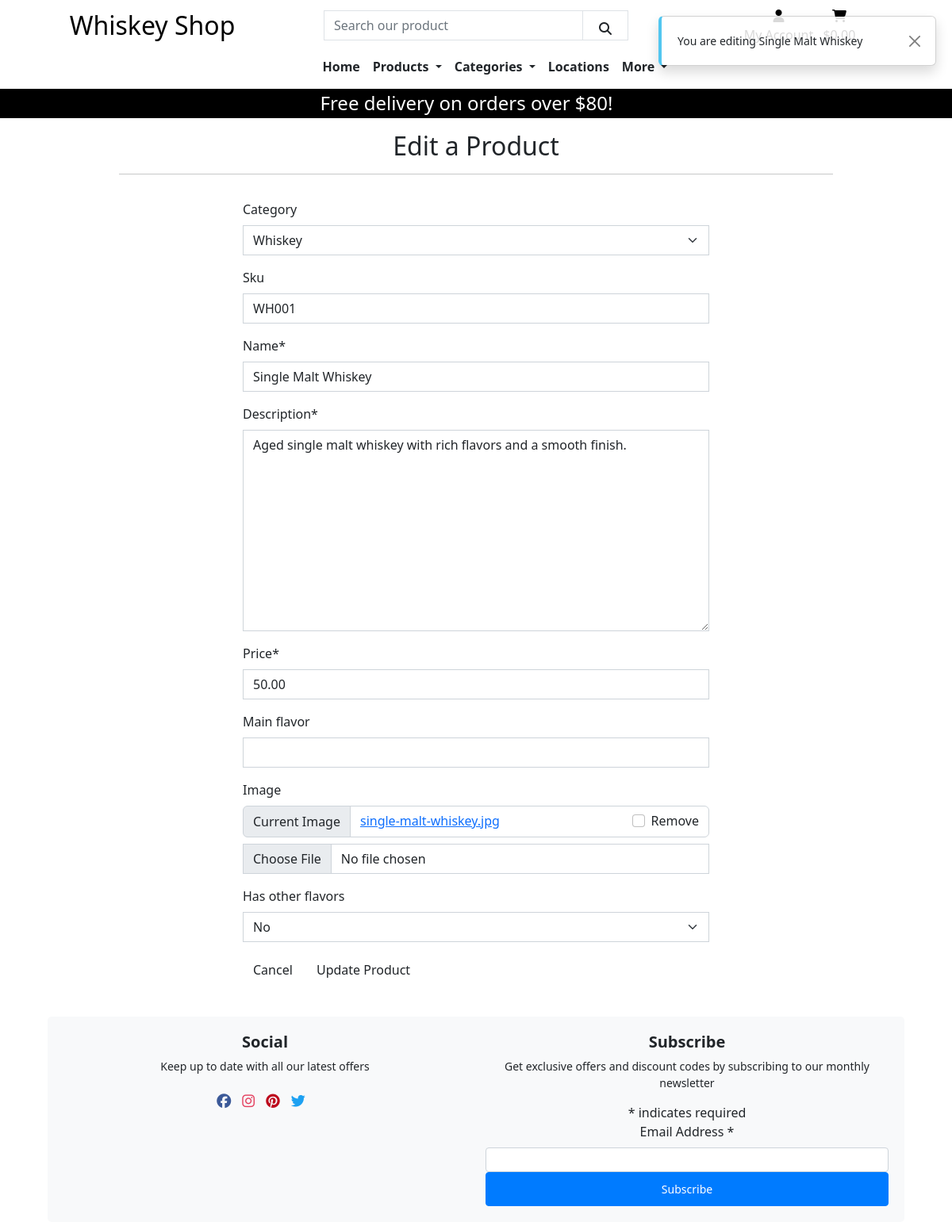
Page /products/edit/1/ (signed in) on the committed database.
### products/models.py (models this page shows, shortened)
class Product(models.Model):
    category = models.ForeignKey('Category', null=True, blank=True, on_delete=models.SET_NULL)
    sku = models.CharField(max_length=254, null=True, blank=True)
    name = models.CharField(max_length=254)
    description = models.TextField()
    price = models.DecimalField(max_digits=6, decimal_places=2)
    main_flavor = models.CharField(max_length=40, null=True, blank=True)
    image = models.ImageField(null=True, blank=True)
    has_other_flavors = models.BooleanField(default=False, null=True, blank=True)

### products/views.py (the view)
# urls.py: path('edit/<int:product_id>/', views.edit_product, name='edit_product'),
@login_required
def edit_product(request, product_id):
    if not request.user.is_superuser:
        messages.error(request, 'Something went wrong, only store owners can access to this.')
        return redirect(reverse('home'))
    product = get_object_or_404(Product, pk=product_id)
    if request.method == 'POST':
        form = ProductForm(request.POST, request.FILES, instance=product)
        if form.is_valid():
            form.save()
            messages.success(request, 'The product was updated successfully!')
            return redirect(reverse('product_detail', args=[product.id]))
        else:
            messages.error(request, 'Something went wrong. Please check the form.')
    else:
        form = ProductForm(instance=product)
        messages.info(request, f'You are editing {product.name}')
    template = 'products/edit_product.html'
    context = {
        'form': form,
        'product': product,
    }
    return render(request, template, context)

### products/forms.py
class ProductForm(forms.ModelForm):
    class Meta:
        model = Product
        fields = '__all__'
    image = forms.ImageField(label='Image', required=False, widget=CustomClearableFileInput)
    def __init__(self, *args, **kwargs):
        super().__init__(*args, **kwargs)
        categories = Category.objects.all()
        friendly_names = [(c.id, c.get_friendly_name()) for c in categories]
        self.fields['category'].choices = friendly_names
        for field_name, field in self.fields.items():
            field.widget.attrs['class'] = 'border-black rounded-0'

### bag/contexts.py (called while the page is built, shortened)
def bag_contents(request):
    bag_items = []
    total = 0
    product_count = 0
    bag = request.session.get('bag', {})
    if total < settings.FREE_DELIVERY_THRESHOLD:
        delivery = total * Decimal(settings.STANDARD_DELIVERY_PERCENTAGE / 100)
        free_delivery_delta = settings.FREE_DELIVERY_THRESHOLD - total
    else:
        delivery = 0
        free_delivery_delta = 0
    grand_total = delivery + total
    context = {
        'bag_items': bag_items,
        'total': total,
        'product_count': product_count,
        'delivery': delivery,
        'free_delivery_delta': free_delivery_delta,
        'free_delivery_threshold': settings.FREE_DELIVERY_THRESHOLD,
        'grand_total': grand_total,
    }
    return context

### products/models.py (called while the page is built)
    def get_friendly_name(self):
        return self.friendly_name

### products/templates/products/edit_product.html (shortened to what this page needs)
{% extends "base.html" %}
{% load static %}
{% block content %}
<div class="container-fluid">
    <div class="row">
        <div class="col text-center my-3">
            <h2 class="logo-font">Edit a Product</h2>
            <hr class="w-75 mx-auto separation-line">
        </div>
    </div>
    <div class="row row justify-content-center">
        <div class="col-12 col-md-6">
            <form action="{% url 'edit_product' product.id %}" method="post" class="form mb-2" enctype="multipart/form-data">
                {{ form | crispy }}
                <div class="mb-3">
                    <a href="{% url 'products' %}" class="btn rounded-0 cancel-link">Cancel</a>
                    <button class="btn btn-black update-link rounded-0" type="submit">Update Product</button>
                </div>
            </form>
        </div>
    </div>
</div>
{% endblock %}

### static/css/base.css (style rules this page uses)
html, body { height: 100%; margin: 0; }
.btt-link, .update-link, .remove-item { cursor: pointer; }

### rows in the picture
Product: category "Whiskey", sku "WH001", name "Single Malt Whiskey", description "Aged single malt whiskey with rich flavors and a smooth finish.", price "50.00", has_other_flavors "No"

### other values in the picture
{{ free_delivery_threshold }} "80"
{{ message }} "You are editing Single Malt Whiskey"
